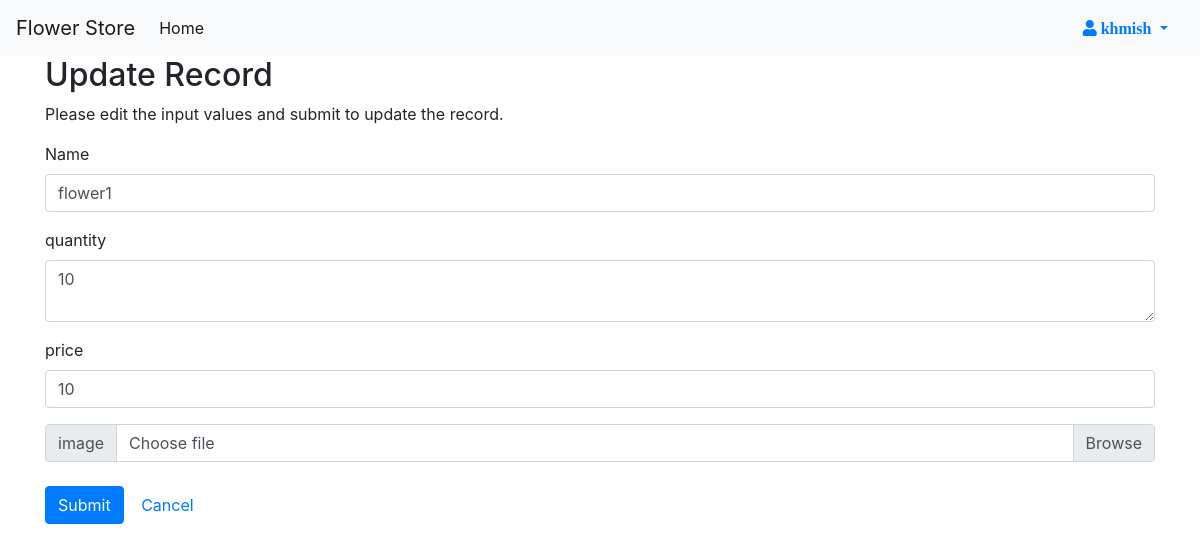
The app's page /update.php?id=1 (signed in) with its own data.
### tables this page shows
CREATE TABLE `flowerstocks` (
  `id` int(11) NOT NULL,
  `name` varchar(30) NOT NULL,
  `quantity` int(11) NOT NULL DEFAULT '0',
  `price` int(11) NOT NULL DEFAULT '0',
  `image` varchar(255) NOT NULL DEFAULT 'flowerDefault.jpg'
);

### update.php (the view, shortened to what this page needs)
<?php
require_once 'config.php';
$id=$name = $quantity = $price =$image= "";
$name_err = $quantity_err = $price_err = $image_err="";
if(isset($_POST["id"]) && !empty($_POST["id"])){
    $id = $_POST["id"];
    $input_name = trim($_POST["name"]);
    if(empty($input_name)){
        $name_err = "Please enter a name.";
    }  else{
        $name = $input_name;
    }
    $input_quantity = trim($_POST["quantity"]);
    if(empty($input_quantity)){
        $quantity_err = 'Please enter an quantity.';
    } else{
        $quantity = $input_quantity;
    }
    $input_price = trim($_POST["price"]);
    if(empty($input_price)){
        $price_err = "Please enter the price amount.";
    } elseif(!ctype_digit($input_price)){
        $price_err = 'Please enter a positive integer value.';
    } else{
        $price = $input_price;
    }
    if(isset($_FILES['image'])){
        $image = $_FILES['image']['name'];
        $file_size =$_FILES['image']['size'];
        $file_tmp =$_FILES['image']['tmp_name'];
        $file_type=$_FILES['image']['type'];
        $file_ext=strtolower(end(explode('.',$_FILES['image']['name'])));
        $extensions= array("jpeg","jpg","png");
        if(in_array($file_ext,$extensions)=== false){
           $image_err="extension not allowed, please choose a JPEG or PNG file.";
        }
        if($file_size > 2097152){
           $image_err+='File size must be excately 2 MB';
        }
        if(empty($image_err)==true){
           move_uploaded_file($file_tmp,"images/".$image);
        }else{
        }
     }
    if(empty($name_err) && empty($quantity_err) && empty($price_err)){
        $sql = "UPDATE flowerstocks SET name=?, quantity=?, price=?, image=? WHERE id=?";
        if($stmt = mysqli_prepare($link, $sql)){
            mysqli_stmt_bind_param($stmt, "ssssi", $param_name, $param_quantity, $param_price, $param_image, $param_id);
            $image=($image=='')?"flowerDefault.jpg":$image;
            $param_name = $name;
            $param_quantity = $quantity;
            $param_price = $price;
            $param_image = $image;
            $param_id = $id;
            if(mysqli_stmt_execute($stmt)){
                header("location: admin.php");
                exit();
            } else{
                echo "Something went wrong. Please try again later.";
            }
        }
        mysqli_stmt_close($stmt);
    }
    mysqli_close($link);
} else{
    if(isset($_GET["id"]) && !empty(trim($_GET["id"]))){
        $sql = "SELECT * FROM flowerstocks WHERE id = ?";
        if($stmt = mysqli_prepare($link, $sql)){
            mysqli_stmt_bind_param($stmt, "i", $param_id);
            if(mysqli_stmt_execute($stmt)){
                $result = mysqli_stmt_get_result($stmt);
                if(mysqli_num_rows($result) == 1){
                    $row = mysqli_fetch_array($result, MYSQLI_ASSOC);
                    $name = $row["name"];
                    $quantity = $row["quantity"];
                    $price = $row["price"];
                } else{
                    header("location: error.php");
                    exit();
                }
            } else{
                echo "Oops! Something went wrong. Please try again later.";
            }
        }
    }  else{
        header("location: error.php");
        exit();
    }
}
?>
<!DOCTYPE html>
<html lang="en">
<head>
    <?php include_once 'style.php'; ?>
</head>
<body>
<?php include_once 'navbar.php'; ?>
    <div class="wrapper">
        <div class="container">
            <div class="row">
                <div class="col-md-12">
                    <div class="page-header">
                        <h2>Update Record</h2>
                    </div>
                    <p>Please edit the input values and submit to update the record.</p>
                    <form action="<?php echo htmlspecialchars($_SERVER["PHP_SELF"]); ?>" method="post" enctype = "multipart/form-data">
                        <div class="form-group <?php echo (!empty($name_err)) ? 'has-error' : ''; ?>">
                            <label>Name</label>
                            <input type="text" name="name" class="form-control" value="<?php echo $name; ?>">
                        </div>
                        <div class="form-group <?php echo (!empty($quantity_err)) ? 'has-error' : ''; ?>">
                            <label>quantity</label>
                            <textarea name="quantity" class="form-control"><?php echo $quantity; ?></textarea>
                        </div>
                        <div class="form-group <?php echo (!empty($price_err)) ? 'has-error' : ''; ?>">
                            <label>price</label>
                            <input type="text" name="price" class="form-control" value="<?php echo $price; ?>">
                        </div>
                        <div class="input-group">
                            <div class="input-group-prepend">
                                <span class="input-group-text">image</span>
                            </div>
                            <div class="custom-file">
                                <label class="custom-file-label" for="inputGroupFile01">Choose file</label>
                            </div>
                        </div>
                        <br>
                        <input type="submit" class="btn btn-primary" value="Submit">
                        <a href="admin.php" class="btn btn-default">Cancel</a>
                    </form>
                </div>
            </div>
        </div>
    </div>
</body>
</html>

### records on screen
flowerstocks: name "flower1", quantity "10", price "10"

### other values on screen
$_SESSION["username"] "khmish"
